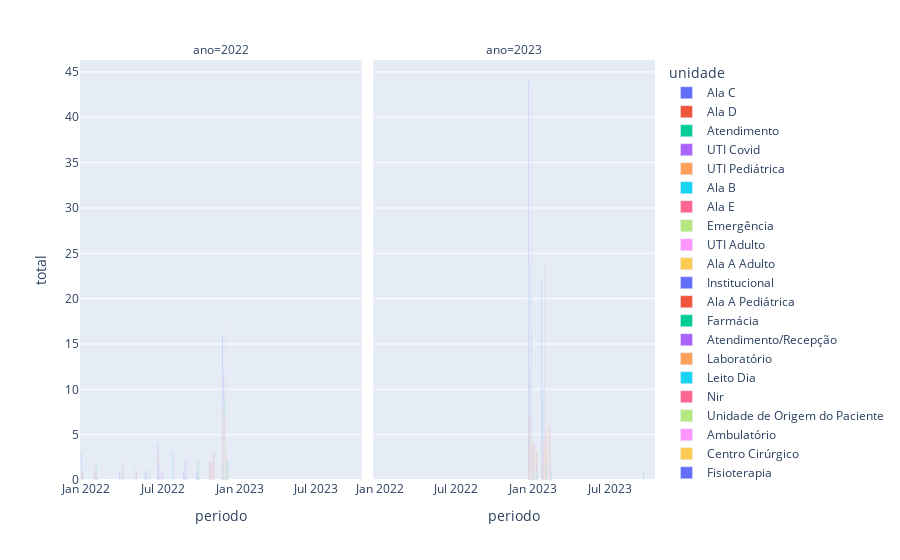

Here is the notebook cell this chart was saved with:
### Code cell
import plotly.express as px

data_inicio = date(2022, 12, 1)
data_fim = date(2023, 3, 1)

df_filtrado = df1
df_filtrado['col_8'] = pd.to_datetime(df_filtrado['col_8'])
df_filtrado = df1.query('col_8>=@data_inicio and col_8<=@data_fim').sort_values(by="col_8", ascending=True)

dfx = (df_filtrado[['col_8', 'ano', 'mes', 'periodo', 'col_10']]
       .groupby(['periodo', 'ano', 'mes', 'col_10'])
       .count()
       .reset_index()
       .sort_values(by=['periodo', 'col_10'], ascending=True)
       .rename(columns={"col_10": "unidade", "col_8": "total"})
      )

# dfx.head(10)
px.bar(dfx, x='periodo', y='total', color='unidade', barmode="group", facet_col="ano")
# px.bar(dfx, x='periodo', y='total', color='unidade')
# len(dfx.unidade.unique())

### Figure 1 — Plotly figure (JSON) as saved in the notebook; plotly's stock layout.template omitted (floating-point values rounded to 4 significant figures)
{"data": [{"alignmentgroup": "True", "hovertemplate": "unidade=Ala C<br>ano=2022<br>periodo=%{x}<br>total=%{y}<extra></extra>", "legendgroup": "Ala C", "marker": {"color": "#636efa", "pattern": {"shape": ""}}, "name": "Ala C", "offsetgroup": "Ala C", "orientation": "v", "showlegend": true, "textposition": "auto", "type": "bar", "x": ["2022-01-01T00:00:00", "2022-02-01T00:00:00", "2022-04-01T00:00:00", "2022-06-01T00:00:00", "2022-07-01T00:00:00", "2022-09-01T00:00:00", "2022-10-01T00:00:00", "2022-11-01T00:00:00", "2022-12-01T00:00:00"], "xaxis": "x", "y": [3, 1, 1, 1, 4, 1, 1, 2, 16], "yaxis": "y"}, {"alignmentgroup": "True", "hovertemplate": "unidade=Ala C<br>ano=2023<br>periodo=%{x}<br>total=%{y}<extra></extra>", "legendgroup": "Ala C", "marker": {"color": "#636efa", "pattern": {"shape": ""}}, "name": "Ala C", "offsetgroup": "Ala C", "orientation": "v", "showlegend": false, "textposition": "auto", "type": "bar", "x": ["2023-01-01T00:00:00", "2023-02-01T00:00:00", "2023-10-01T00:00:00"], "xaxis": "x2", "y": [44, 22, 1], "yaxis": "y2"}, {"alignmentgroup": "True", "hovertemplate": "unidade=Ala D<br>ano=2022<br>periodo=%{x}<br>total=%{y}<extra></extra>", "legendgroup": "Ala D", "marker": {"color": "#EF553B", "pattern": {"shape": ""}}, "name": "Ala D", "offsetgroup": "Ala D", "orientation": "v", "showlegend": true, "textposition": "auto", "type": "bar", "x": ["2022-01-01T00:00:00", "2022-02-01T00:00:00", "2022-07-01T00:00:00", "2022-11-01T00:00:00", "2022-12-01T00:00:00"], "xaxis": "x", "y": [1, 1, 3, 2, 8], "yaxis": "y"}, {"alignmentgroup": "True", "hovertemplate": "unidade=Ala D<br>ano=2023<br>periodo=%{x}<br>total=%{y}<extra></extra>", "legendgroup": "Ala D", "marker": {"color": "#EF553B", "pattern": {"shape": ""}}, "name": "Ala D", "offsetgroup": "Ala D", "orientation": "v", "showlegend": false, "textposition": "auto", "type": "bar", "x": ["2023-01-01T00:00:00", "2023-02-01T00:00:00"], "xaxis": "x2", "y": [7, 2], "yaxis": "y2"}, {"alignmentgroup": "True", "hovertemplate": "unidade=Atendimento<br>ano=2022<br>periodo=%{x}<br>total=%{y}<extra></extra>", "legendgroup": "Atendimento", "marker": {"color": "#00cc96", "pattern": {"shape": ""}}, "name": "Atendimento", "offsetgroup": "Atendimento", "orientation": "v", "showlegend": true, "textposition": "auto", "type": "bar", "x": ["2022-01-01T00:00:00", "2022-10-01T00:00:00", "2022-12-01T00:00:00"], "xaxis": "x", "y": [1, 1, 2], "yaxis": "y"}, {"alignmentgroup": "True", "hovertemplate": "unidade=Atendimento<br>ano=2023<br>periodo=%{x}<br>total=%{y}<extra></extra>", "legendgroup": "Atendimento", "marker": {"color": "#00cc96", "pattern": {"shape": ""}}, "name": "Atendimento", "offsetgroup": "Atendimento", "orientation": "v", "showlegend": false, "textposition": "auto", "type": "bar", "x": ["2023-01-01T00:00:00", "2023-02-01T00:00:00"], "xaxis": "x2", "y": [1, 3], "yaxis": "y2"}, {"alignmentgroup": "True", "hovertemplate": "unidade=UTI Covid<br>ano=2022<br>periodo=%{x}<br>total=%{y}<extra></extra>", "legendgroup": "UTI Covid", "marker": {"color": "#ab63fa", "pattern": {"shape": ""}}, "name": "UTI Covid", "offsetgroup": "UTI Covid", "orientation": "v", "showlegend": true, "textposition": "auto", "type": "bar", "x": ["2022-01-01T00:00:00", "2022-06-01T00:00:00", "2022-07-01T00:00:00", "2022-09-01T00:00:00", "2022-10-01T00:00:00", "2022-12-01T00:00:00"], "xaxis": "x", "y": [1, 1, 2, 2, 2, 12], "yaxis": "y"}, {"alignmentgroup": "True", "hovertemplate": "unidade=UTI Covid<br>ano=2023<br>periodo=%{x}<br>total=%{y}<extra></extra>", "legendgroup": "UTI Covid", "marker": {"color": "#ab63fa", "pattern": {"shape": ""}}, "name": "UTI Covid", "offsetgroup": "UTI Covid", "orientation": "v", "showlegend": false, "textposition": "auto", "type": "bar", "x": ["2023-01-01T00:00:00", "2023-02-01T00:00:00"], "xaxis": "x2", "y": [12, 9], "yaxis": "y2"}, {"alignmentgroup": "True", "hovertemplate": "unidade=UTI Pediátrica<br>ano=2022<br>periodo=%{x}<br>total=%{y}<extra></extra>", "legendgroup": "UTI Pediátrica", "marker": {"color": "#FFA15A", "pattern": {"shape": ""}}, "name": "UTI Pediátrica", "offsetgroup": "UTI Pediátrica", "orientation": "v", "showlegend": true, "textposition": "auto", "type": "bar", "x": ["2022-01-01T00:00:00", "2022-02-01T00:00:00", "2022-12-01T00:00:00"], "xaxis": "x", "y": [1, 2, 6], "yaxis": "y"}, {"alignmentgroup": "True", "hovertemplate": "unidade=UTI Pediátrica<br>ano=2023<br>periodo=%{x}<br>total=%{y}<extra></extra>", "legendgroup": "UTI Pediátrica", "marker": {"color": "#FFA15A", "pattern": {"shape": ""}}, "name": "UTI Pediátrica", "offsetgroup": "UTI Pediátrica", "orientation": "v", "showlegend": false, "textposition": "auto", "type": "bar", "x": ["2023-01-01T00:00:00", "2023-02-01T00:00:00"], "xaxis": "x2", "y": [3, 5], "yaxis": "y2"}, {"alignmentgroup": "True", "hovertemplate": "unidade=Ala B<br>ano=2022<br>periodo=%{x}<br>total=%{y}<extra></extra>", "legendgroup": "Ala B", "marker": {"color": "#19d3f3", "pattern": {"shape": ""}}, "name": "Ala B", "offsetgroup": "Ala B", "orientation": "v", "showlegend": true, "textposition": "auto", "type": "bar", "x": ["2022-02-01T00:00:00", "2022-04-01T00:00:00", "2022-08-01T00:00:00", "2022-10-01T00:00:00", "2022-12-01T00:00:00"], "xaxis": "x", "y": [2, 1, 3, 2, 9], "yaxis": "y"}, {"alignmentgroup": "True", "hovertemplate": "unidade=Ala B<br>ano=2023<br>periodo=%{x}<br>total=%{y}<extra></extra>", "legendgroup": "Ala B", "marker": {"color": "#19d3f3", "pattern": {"shape": ""}}, "name": "Ala B", "offsetgroup": "Ala B", "orientation": "v", "showlegend": false, "textposition": "auto", "type": "bar", "x": ["2023-01-01T00:00:00", "2023-02-01T00:00:00"], "xaxis": "x2", "y": [24, 10], "yaxis": "y2"}, {"alignmentgroup": "True", "hovertemplate": "unidade=Ala E<br>ano=2022<br>periodo=%{x}<br>total=%{y}<extra></extra>", "legendgroup": "Ala E", "marker": {"color": "#FF6692", "pattern": {"shape": ""}}, "name": "Ala E", "offsetgroup": "Ala E", "orientation": "v", "showlegend": true, "textposition": "auto", "type": "bar", "x": ["2022-02-01T00:00:00", "2022-04-01T00:00:00", "2022-11-01T00:00:00", "2022-12-01T00:00:00"], "xaxis": "x", "y": [1, 1, 2, 7], "yaxis": "y"}, {"alignmentgroup": "True", "hovertemplate": "unidade=Ala E<br>ano=2023<br>periodo=%{x}<br>total=%{y}<extra></extra>", "legendgroup": "Ala E", "marker": {"color": "#FF6692", "pattern": {"shape": ""}}, "name": "Ala E", "offsetgroup": "Ala E", "orientation": "v", "showlegend": false, "textposition": "auto", "type": "bar", "x": ["2023-01-01T00:00:00", "2023-02-01T00:00:00"], "xaxis": "x2", "y": [4, 4], "yaxis": "y2"}, {"alignmentgroup": "True", "hovertemplate": "unidade=Emergência<br>ano=2022<br>periodo=%{x}<br>total=%{y}<extra></extra>", "legendgroup": "Emergência", "marker": {"color": "#B6E880", "pattern": {"shape": ""}}, "name": "Emergência", "offsetgroup": "Emergência", "orientation": "v", "showlegend": true, "textposition": "auto", "type": "bar", "x": ["2022-02-01T00:00:00", "2022-05-01T00:00:00", "2022-08-01T00:00:00", "2022-10-01T00:00:00", "2022-12-01T00:00:00"], "xaxis": "x", "y": [1, 2, 1, 2, 4], "yaxis": "y"}, {"alignmentgroup": "True", "hovertemplate": "unidade=Emergência<br>ano=2023<br>periodo=%{x}<br>total=%{y}<extra></extra>", "legendgroup": "Emergência", "marker": {"color": "#B6E880", "pattern": {"shape": ""}}, "name": "Emergência", "offsetgroup": "Emergência", "orientation": "v", "showlegend": false, "textposition": "auto", "type": "bar", "x": ["2023-01-01T00:00:00", "2023-02-01T00:00:00"], "xaxis": "x2", "y": [17, 14], "yaxis": "y2"}, {"alignmentgroup": "True", "hovertemplate": "unidade=UTI Adulto<br>ano=2022<br>periodo=%{x}<br>total=%{y}<extra></extra>", "legendgroup": "UTI Adulto", "marker": {"color": "#FF97FF", "pattern": {"shape": ""}}, "name": "UTI Adulto", "offsetgroup": "UTI Adulto", "orientation": "v", "showlegend": true, "textposition": "auto", "type": "bar", "x": ["2022-02-01T00:00:00", "2022-04-01T00:00:00", "2022-05-01T00:00:00", "2022-07-01T00:00:00", "2022-08-01T00:00:00", "2022-09-01T00:00:00", "2022-12-01T00:00:00"], "xaxis": "x", "y": [1, 1, 1, 1, 3, 3, 17], "yaxis": "y"}, {"alignmentgroup": "True", "hovertemplate": "unidade=UTI Adulto<br>ano=2023<br>periodo=%{x}<br>total=%{y}<extra></extra>", "legendgroup": "UTI Adulto", "marker": {"color": "#FF97FF", "pattern": {"shape": ""}}, "name": "UTI Adulto", "offsetgroup": "UTI Adulto", "orientation": "v", "showlegend": false, "textposition": "auto", "type": "bar", "x": ["2023-01-01T00:00:00", "2023-02-01T00:00:00"], "xaxis": "x2", "y": [43, 24], "yaxis": "y2"}, {"alignmentgroup": "True", "hovertemplate": "unidade=Ala A Adulto<br>ano=2022<br>periodo=%{x}<br>total=%{y}<extra></extra>", "legendgroup": "Ala A Adulto", "marker": {"color": "#FECB52", "pattern": {"shape": ""}}, "name": "Ala A Adulto", "offsetgroup": "Ala A Adulto", "orientation": "v", "showlegend": true, "textposition": "auto", "type": "bar", "x": ["2022-04-01T00:00:00", "2022-11-01T00:00:00", "2022-12-01T00:00:00"], "xaxis": "x", "y": [2, 1, 11], "yaxis": "y"}, {"alignmentgroup": "True", "hovertemplate": "unidade=Ala A Adulto<br>ano=2023<br>periodo=%{x}<br>total=%{y}<extra></extra>", "legendgroup": "Ala A Adulto", "marker": {"color": "#FECB52", "pattern": {"shape": ""}}, "name": "Ala A Adulto", "offsetgroup": "Ala A Adulto", "orientation": "v", "showlegend": false, "textposition": "auto", "type": "bar", "x": ["2023-01-01T00:00:00", "2023-02-01T00:00:00"], "xaxis": "x2", "y": [5, 4], "yaxis": "y2"}, {"alignmentgroup": "True", "hovertemplate": "unidade=Institucional<br>ano=2022<br>periodo=%{x}<br>total=%{y}<extra></extra>", "legendgroup": "Institucional", "marker": {"color": "#636efa", "pattern": {"shape": ""}}, "name": "Institucional", "offsetgroup": "Institucional", "orientation": "v", "showlegend": true, "textposition": "auto", "type": "bar", "x": ["2022-04-01T00:00:00"], "xaxis": "x", "y": [1], "yaxis": "y"}, {"alignmentgroup": "True", "hovertemplate": "unidade=Ala A Pediátrica<br>ano=2022<br>periodo=%{x}<br>total=%{y}<extra></extra>", "legendgroup": "Ala A Pediátrica", "marker": {"color": "#EF553B", "pattern": {"shape": ""}}, "name": "Ala A Pediátrica", "offsetgroup": "Ala A Pediátrica", "orientation": "v", "showlegend": true, "textposition": "auto", "type": "bar", "x": ["2022-05-01T00:00:00", "2022-11-01T00:00:00", "2022-12-01T00:00:00"], "xaxis": "x", "y": [1, 3, 3], "yaxis": "y"}, {"alignmentgroup": "True", "hovertemplate": "unidade=Ala A Pediátrica<br>ano=2023<br>periodo=%{x}<br>total=%{y}<extra></extra>", "legendgroup": "Ala A Pediátrica", "marker": {"color": "#EF553B", "pattern": {"shape": ""}}, "name": "Ala A Pediátrica", "offsetgroup": "Ala A Pediátrica", "orientation": "v", "showlegend": false, "textposition": "auto", "type": "bar", "x": ["2023-01-01T00:00:00", "2023-02-01T00:00:00"], "xaxis": "x2", "y": [4, 5], "yaxis": "y2"}, {"alignmentgroup": "True", "hovertemplate": "unidade=Farmácia<br>ano=2022<br>periodo=%{x}<br>total=%{y}<extra></extra>", "legendgroup": "Farmácia", "marker": {"color": "#00cc96", "pattern": {"shape": ""}}, "name": "Farmácia", "offsetgroup": "Farmácia", "orientation": "v", "showlegend": true, "textposition": "auto", "type": "bar", "x": ["2022-06-01T00:00:00", "2022-12-01T00:00:00"], "xaxis": "x", "y": [1, 2], "yaxis": "y"}, {"alignmentgroup": "True", "hovertemplate": "unidade=Farmácia<br>ano=2023<br>periodo=%{x}<br>total=%{y}<extra></extra>", "legendgroup": "Farmácia", "marker": {"color": "#00cc96", "pattern": {"shape": ""}}, "name": "Farmácia", "offsetgroup": "Farmácia", "orientation": "v", "showlegend": false, "textposition": "auto", "type": "bar", "x": ["2023-01-01T00:00:00", "2023-02-01T00:00:00"], "xaxis": "x2", "y": [4, 2], "yaxis": "y2"}, {"alignmentgroup": "True", "hovertemplate": "unidade=Atendimento/Recepção<br>ano=2022<br>periodo=%{x}<br>total=%{y}<extra></extra>", "legendgroup": "Atendimento/Recepção", "marker": {"color": "#ab63fa", "pattern": {"shape": ""}}, "name": "Atendimento/Recepção", "offsetgroup": "Atendimento/Recepção", "orientation": "v", "showlegend": true, "textposition": "auto", "type": "bar", "x": ["2022-07-01T00:00:00", "2022-12-01T00:00:00"], "xaxis": "x", "y": [1, 1], "yaxis": "y"}, {"alignmentgroup": "True", "hovertemplate": "unidade=Atendimento/Recepção<br>ano=2023<br>periodo=%{x}<br>total=%{y}<extra></extra>", "legendgroup": "Atendimento/Recepção", "marker": {"color": "#ab63fa", "pattern": {"shape": ""}}, "name": "Atendimento/Recepção", "offsetgroup": "Atendimento/Recepção", "orientation": "v", "showlegend": false, "textposition": "auto", "type": "bar", "x": ["2023-01-01T00:00:00"], "xaxis": "x2", "y": [4], "yaxis": "y2"}, {"alignmentgroup": "True", "hovertemplate": "unidade=Laboratório<br>ano=2022<br>periodo=%{x}<br>total=%{y}<extra></extra>", "legendgroup": "Laboratório", "marker": {"color": "#FFA15A", "pattern": {"shape": ""}}, "name": "Laboratório", "offsetgroup": "Laboratório", "orientation": "v", "showlegend": true, "textposition": "auto", "type": "bar", "x": ["2022-12-01T00:00:00"], "xaxis": "x", "y": [2], "yaxis": "y"}, {"alignmentgroup": "True", "hovertemplate": "unidade=Laboratório<br>ano=2023<br>periodo=%{x}<br>total=%{y}<extra></extra>", "legendgroup": "Laboratório", "marker": {"color": "#FFA15A", "pattern": {"shape": ""}}, "name": "Laboratório", "offsetgroup": "Laboratório", "orientation": "v", "showlegend": false, "textposition": "auto", "type": "bar", "x": ["2023-01-01T00:00:00", "2023-02-01T00:00:00"], "xaxis": "x2", "y": [4, 6], "yaxis": "y2"}, {"alignmentgroup": "True", "hovertemplate": "unidade=Leito Dia<br>ano=2022<br>periodo=%{x}<br>total=%{y}<extra></extra>", "legendgroup": "Leito Dia", "marker": {"color": "#19d3f3", "pattern": {"shape": ""}}, "name": "Leito Dia", "offsetgroup": "Leito Dia", "orientation": "v", "showlegend": true, "textposition": "auto", "type": "bar", "x": ["2022-12-01T00:00:00"], "xaxis": "x", "y": [2], "yaxis": "y"}, {"alignmentgroup": "True", "hovertemplate": "unidade=Leito Dia<br>ano=2023<br>periodo=%{x}<br>total=%{y}<extra></extra>", "legendgroup": "Leito Dia", "marker": {"color": "#19d3f3", "pattern": {"shape": ""}}, "name": "Leito Dia", "offsetgroup": "Leito Dia", "orientation": "v", "showlegend": false, "textposition": "auto", "type": "bar", "x": ["2023-01-01T00:00:00"], "xaxis": "x2", "y": [1], "yaxis": "y2"}, {"alignmentgroup": "True", "hovertemplate": "unidade=Nir<br>ano=2022<br>periodo=%{x}<br>total=%{y}<extra></extra>", "legendgroup": "Nir", "marker": {"color": "#FF6692", "pattern": {"shape": ""}}, "name": "Nir", "offsetgroup": "Nir", "orientation": "v", "showlegend": true, "textposition": "auto", "type": "bar", "x": ["2022-12-01T00:00:00"], "xaxis": "x", "y": [1], "yaxis": "y"}, {"alignmentgroup": "True", "hovertemplate": "unidade=Unidade de Origem do Paciente<br>ano=2022<br>periodo=%{x}<br>total=%{y}<extra></extra>", "legendgroup": "Unidade de Origem do Paciente", "marker": {"color": "#B6E880", "pattern": {"shape": ""}}, "name": "Unidade de Origem do Paciente", "offsetgroup": "Unidade de Origem do Paciente", "orientation": "v", "showlegend": true, "textposition": "auto", "type": "bar", "x": ["2022-12-01T00:00:00"], "xaxis": "x", "y": [1], "yaxis": "y"}, {"alignmentgroup": "True", "hovertemplate": "unidade=Unidade de Origem do Paciente<br>ano=2023<br>periodo=%{x}<br>total=%{y}<extra></extra>", "legendgroup": "Unidade de Origem do Paciente", "marker": {"color": "#B6E880", "pattern": {"shape": ""}}, "name": "Unidade de Origem do Paciente", "offsetgroup": "Unidade de Origem do Paciente", "orientation": "v", "showlegend": false, "textposition": "auto", "type": "bar", "x": ["2023-01-01T00:00:00"], "xaxis": "x2", "y": [1], "yaxis": "y2"}, {"alignmentgroup": "True", "hovertemplate": "unidade=Ambulatório<br>ano=2023<br>periodo=%{x}<br>total=%{y}<extra></extra>", "legendgroup": "Ambulatório", "marker": {"color": "#FF97FF", "pattern": {"shape": ""}}, "name": "Ambulatório", "offsetgroup": "Ambulatório", "orientation": "v", "showlegend": true, "textposition": "auto", "type": "bar", "x": ["2023-01-01T00:00:00"], "xaxis": "x2", "y": [4], "yaxis": "y2"}, {"alignmentgroup": "True", "hovertemplate": "unidade=Centro Cirúrgico<br>ano=2023<br>periodo=%{x}<br>total=%{y}<extra></extra>", "legendgroup": "Centro Cirúrgico", "marker": {"color": "#FECB52", "pattern": {"shape": ""}}, "name": "Centro Cirúrgico", "offsetgroup": "Centro Cirúrgico", "orientation": "v", "showlegend": true, "textposition": "auto", "type": "bar", "x": ["2023-01-01T00:00:00"], "xaxis": "x2", "y": [3], "yaxis": "y2"}, {"alignmentgroup": "True", "hovertemplate": "unidade=Fisioterapia<br>ano=2023<br>periodo=%{x}<br>total=%{y}<extra></extra>", "legendgroup": "Fisioterapia", "marker": {"color": "#636efa", "pattern": {"shape": ""}}, "name": "Fisioterapia", "offsetgroup": "Fisioterapia", "orientation": "v", "showlegend": true, "textposition": "auto", "type": "bar", "x": ["2023-01-01T00:00:00"], "xaxis": "x2", "y": [2], "yaxis": "y2"}, {"alignmentgroup": "True", "hovertemplate": "unidade=Nutrição<br>ano=2023<br>periodo=%{x}<br>total=%{y}<extra></extra>", "legendgroup": "Nutrição", "marker": {"color": "#EF553B", "pattern": {"shape": ""}}, "name": "Nutrição", "offsetgroup": "Nutrição", "orientation": "v", "showlegend": true, "textposition": "auto", "type": "bar", "x": ["2023-01-01T00:00:00", "2023-02-01T00:00:00"], "xaxis": "x2", "y": [3, 6], "yaxis": "y2"}, {"alignmentgroup": "True", "hovertemplate": "unidade=Serviço Social<br>ano=2023<br>periodo=%{x}<br>total=%{y}<extra></extra>", "legendgroup": "Serviço Social", "marker": {"color": "#00cc96", "pattern": {"shape": ""}}, "name": "Serviço Social", "offsetgroup": "Serviço Social", "orientation": "v", "showlegend": true, "textposition": "auto", "type": "bar", "x": ["2023-01-01T00:00:00"], "xaxis": "x2", "y": [1], "yaxis": "y2"}, {"alignmentgroup": "True", "hovertemplate": "unidade=Agência Transfusional<br>ano=2023<br>periodo=%{x}<br>total=%{y}<extra></extra>", "legendgroup": "Agência Transfusional", "marker": {"color": "#ab63fa", "pattern": {"shape": ""}}, "name": "Agência Transfusional", "offsetgroup": "Agência Transfusional", "orientation": "v", "showlegend": true, "textposition": "auto", "type": "bar", "x": ["2023-02-01T00:00:00"], "xaxis": "x2", "y": [1], "yaxis": "y2"}, {"alignmentgroup": "True", "hovertemplate": "unidade=Cme<br>ano=2023<br>periodo=%{x}<br>total=%{y}<extra></extra>", "legendgroup": "Cme", "marker": {"color": "#FFA15A", "pattern": {"shape": ""}}, "name": "Cme", "offsetgroup": "Cme", "orientation": "v", "showlegend": true, "textposition": "auto", "type": "bar", "x": ["2023-02-01T00:00:00"], "xaxis": "x2", "y": [1], "yaxis": "y2"}, {"alignmentgroup": "True", "hovertemplate": "unidade=Vigilância (Portaria)<br>ano=2023<br>periodo=%{x}<br>total=%{y}<extra></extra>", "legendgroup": "Vigilância (Portaria)", "marker": {"color": "#19d3f3", "pattern": {"shape": ""}}, "name": "Vigilância (Portaria)", "offsetgroup": "Vigilância (Portaria)", "orientation": "v", "showlegend": true, "textposition": "auto", "type": "bar", "x": ["2023-02-01T00:00:00"], "xaxis": "x2", "y": [1], "yaxis": "y2"}], "layout": {"annotations": [{"font": {}, "showarrow": false, "text": "ano=2022", "x": 0.245, "xanchor": "center", "xref": "paper", "y": 1, "yanchor": "bottom", "yref": "paper"}, {"font": {}, "showarrow": false, "text": "ano=2023", "x": 0.755, "xanchor": "center", "xref": "paper", "y": 1, "yanchor": "bottom", "yref": "paper"}], "autosize": true, "barmode": "group", "legend": {"title": {"text": "unidade"}, "tracegroupgap": 0}, "margin": {"t": 60}, "xaxis": {"anchor": "y", "autorange": true, "domain": [0, 0.49], "range": ["2021-12-17", "2023-10-16 12:00"], "title": {"text": "periodo"}, "type": "date"}, "xaxis2": {"anchor": "y2", "autorange": true, "domain": [0.51, 1], "matches": "x", "range": ["2021-12-17", "2023-10-16 12:00"], "title": {"text": "periodo"}, "type": "date"}, "yaxis": {"anchor": "x", "autorange": true, "domain": [0, 1], "range": [0, 46.32], "title": {"text": "total"}, "type": "linear"}, "yaxis2": {"anchor": "x2", "autorange": true, "domain": [0, 1], "matches": "y", "range": [0, 46.32], "showticklabels": false, "type": "linear"}}}
